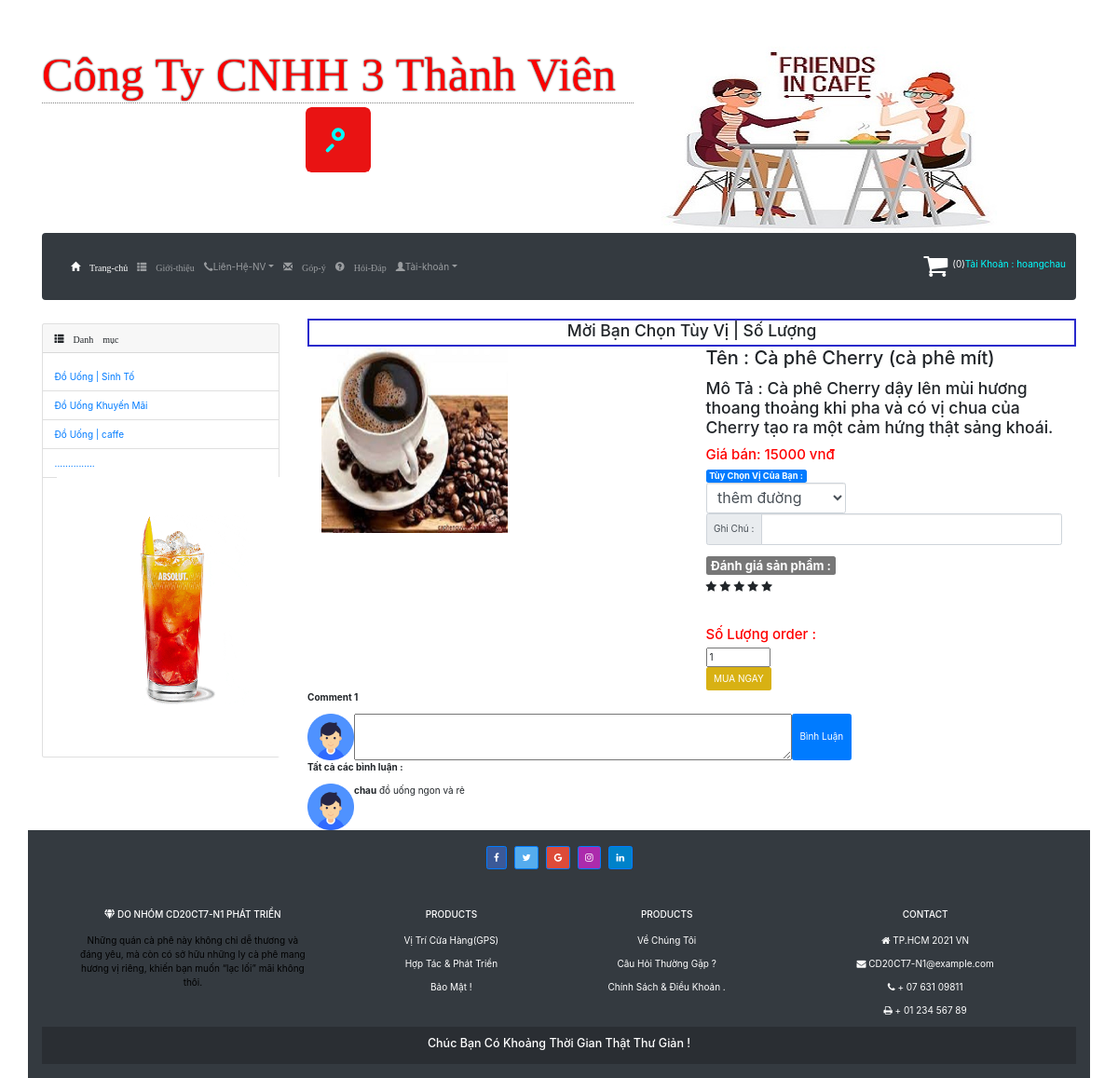
The page /index.php?action=home&act=detail&id=4 (signed in) on the database its author committed.
### tables this page shows
CREATE TABLE `items` (
  `mahh` int(11) NOT NULL,
  `tenhh` varchar(60) NOT NULL,
  `dongia` float NOT NULL,
  `giamgia` float NOT NULL,
  `hinh` varchar(50) NOT NULL,
  `Nhom` int(4) NOT NULL,
  `maloai` int(11) NOT NULL,
  `dacbiet` bit(1) NOT NULL,
  `soluotxem` int(11) NOT NULL,
  `ngaylap` date NOT NULL,
  `mota` varchar(2000) NOT NULL,
  `soluongton` int(11) NOT NULL,
  `tuyvi` varchar(20) NOT NULL
);

CREATE TABLE `comment` (
  `mabl` int(11) NOT NULL,
  `mahh` int(11) NOT NULL,
  `makh` int(11) NOT NULL,
  `ngaybl` date NOT NULL,
  `noidung` text NOT NULL
);

CREATE TABLE `client` (
  `makh` int(11) NOT NULL,
  `tenkh` varchar(50) NOT NULL,
  `username` varchar(25) NOT NULL,
  `matkhau` varchar(100) NOT NULL,
  `email` varchar(50) NOT NULL,
  `diachi` text NOT NULL,
  `sodienthoai` varchar(12) NOT NULL,
  `vaitro` int(1) DEFAULT 0
);

### Model/connect.php (called while the page is built, shortened)
<?php
class ketnoi
{
	var $db=null;
	public function __construct()
	{
		$dsn='mysql:host=localhost;dbname=cafestore1';
		$user='root';
		$pass='';
		try {$this->db=new PDO($dsn,$user,$pass,array(PDO::MYSQL_ATTR_INIT_COMMAND=>"SET NAMES utf8"));
		} catch (PDOException $e) {echo "Kết nối database của bạn ko thành công";}
	}
	public function traVe($select)
	{
		$results=$this->db->query($select);
		$result=$results->fetch();
		return $result;
	}
	public function travedanhsach($select)
	{
		$results=$this->db->query($select);
		return($results);
	}
}
?>

### Model/items.php (called while the page is built, shortened)
<?php
class ITEMS{
   function getListDetail($id)
   {
       $select ="select * from items where mahh=$id";
       $db=new ketnoi();
       $result=$db->traVe($select);
       return $result;
   }
   function getListDetailNhom($nhom)
   {
       $select ="select * from items where nhom=$nhom";
       $db=new ketnoi();
       $result=$db->travedanhsach($select);
       return $result;
   }
}
?>

### Model/user.php (called while the page is built, shortened)
<?php
class User{
    function displayComment($mahh)
    {
        $select="select a.username,b.noidung from client a INNER join comment b on a.makh=b.makh where  mahh=$mahh
        order by b.mabl desc";
        $db=new ketnoi();
        $result= $db->travedanhsach($select);
        return $result;
    }
    function tongcomment($mahh)
    {
        $select="select count(makh) from comment where mahh=$mahh";
        $db=new ketnoi();
        $result= $db->traVe($select);
        return $result;
    }
}
?>

### View/chitiet.php (the view, shortened to what this page needs)
<section>
    <div class="row">
        <div class="col-lg-12 text-center">
        <marquee style="border:rgb(42, 42, 204) 2px SOLID">
					<h3 class="mau">Mời Bạn Chọn Tùy Vị | Số Lượng  </h3>
				</marquee>
        </div>
    </div>
    <article class="col-12">
        <div class="container-fliud">
            <div class="wrapper row">
                <form action="index.php?action=giohang&act=add_cart" method="post">
                    <div class="preview col-md-6">
                        <div class="tab-content">
                            <?php
                            if(isset($_GET['id']))
                            {
                                $mahh=$_GET['id'];
                                $dt=new ITEMS();
                                $result=$dt->getListDetail($mahh);
                                $tenhh=$result[1];
                                $dongia=$result[2];
                                $hinh=$result[4];
                                $mota=$result[10];
                                $nhom=$result[5];
                            }
                           ?>
                            <div class="tab-pane active" id="<?php echo $hinh?>"><img
                                    src="<?php echo 'Content/image2/'.$hinh;?>" alt="" width="200px" height="200px">
                            </div>
                        </div>
                    </div>
                    <div class="details col-md-6">
                       <h2 class="product-title"  > Tên : <?php echo $tenhh;?> </h2>
                        <p class="product-description">
                          <h3 > Mô Tả : <?php echo $mota;?></h3>
                        </p>
                        <h4 class="price" style="color:red ;">Giá bán: <?php echo  $dongia; ?> vnđ</h4>
                        <h5 > <span class="badge badge-primary">Tùy Chọn Vị Của Bạn :</span>
                            <select name="myvi" class="form-control" style="width:150px;">
                                <?php
                                    $result=$dt->getListDetailNhom($nhom);
                                    while($set=$result->fetch()):
                                ?>
                                <option value="<?php echo $set['tuyvi'];?>">
                                    <?php echo $set['tuyvi'];?>
                                </option>
                                <?php
                                endwhile
                                ?>
                            </select>
                            <div class="input-group mb-3">
                              <div class="input-group-prepend">
                                <span class="input-group-text" id="inputGroup-sizing-default">Ghi Chú :</span>
                             </div>
                             <input type="text" class="form-control" aria-label="Default" aria-describedby="inputGroup-sizing-default">
                            </div>
                            <div class="rating">
                            <h3><span class="badge badge-error">Đánh giá sản phẩm :</span></h3>
                            <div class="stars"> <span class="fa fa-star "></span> <span
                                    class="fa fa-star checked"></span> <span class="fa fa-star checked"></span> <span
                                    class="fa fa-star"></span> <span class="fa fa-star"></span>
                            </div>
                        </div>
                          <h4 style="color:red">  Số Lượng order :</h4>
                            <input type="number" id="soluong" name="soluong" min="1" max="100" value="1" size="10" />
                        </h5>
                        <div class="action"  >
                            <button style="color:white ; background: #d8b113"  class="add-to-cart btn btn-default" type="submit" data-toggle="modal"
                                data-target="#myModal">MUA NGAY
                            </button>
                        </div>
                    </div>
                </form>
            </div>
        </div>
    </article>
</section>
<?php
        if(isset($_SESSION['makh'])):
?>
<section>
    <div class="col-12">
        <div class="row">
            <?php
                  if(isset($_GET['id']))
                  {
                      $u=new User();
                      $result=$u->tongcomment($_GET['id']);
                      $tong=$result[0];
                  }
                 ?>
            <p class="float-left"><b> Comment <?php echo $tong;?> </b></p>
        </div>
        <form action="index.php?action=home&act=comment&id=<?php echo $_GET['id'] ?>" method="post">
            <div class="row">
                <img src="Content/image2/people.png" width="50px" height="50px" ; />
                <textarea class="input-field" type="text" name="comment" rows="2" cols="70" id="comment"
                    placeholder="Thêm bình luận của bạn về sản phẩm ">  </textarea>
                <input type="submit" class="btn btn-primary" id="submitButton" style="float: right;"
                    value="Bình Luận" />
            </div>
        </form>
        <div class="row">
            <p class="float-left"><b> Tất cả các bình luận :</b></p>
            <br />
            <?php
               $result=$u->displayComment($mahh);
               while($set=$result->fetch()):
               ?>
            <div class="col-12">
                <div class="row">
                    <img src="Content/image2/people.png" with="50px" height="50px" />
                    <p><?php echo '<b>' . $set['username'].'</b>'.$set['noidung']; ?></p><br>
                </div>
            </div>
            <?php
                endwhile;
               ?>
            <br />
        </div>
    </div>
</section>
<?php
    endif;
?>

### Content/CSS/style.css (style rules this page uses)
.form-control { font-size: 16px; }
html, body { height: 100%; }
body { padding: 0px; margin: 0px; background-position: center; background-size: cover; background-attachment: fixed; background-repeat: no-repeat; }

### rows shown on the page
items: hinh (picture), tenhh "Cà phê Cherry (cà phê mít)", mota "Cà phê Cherry dậy lên mùi hương thoang thoảng khi pha và có vị chua của Cherry tạo ra một cảm hứng thật sảng khoái.", dongia "15000"
comment: makh.username "chau", noidung "đồ uống ngon và rẻ"

### other values the page prints
$dem "0"
$name "hoangchau"
$tong "1"
form field myvi "thêm đường"
